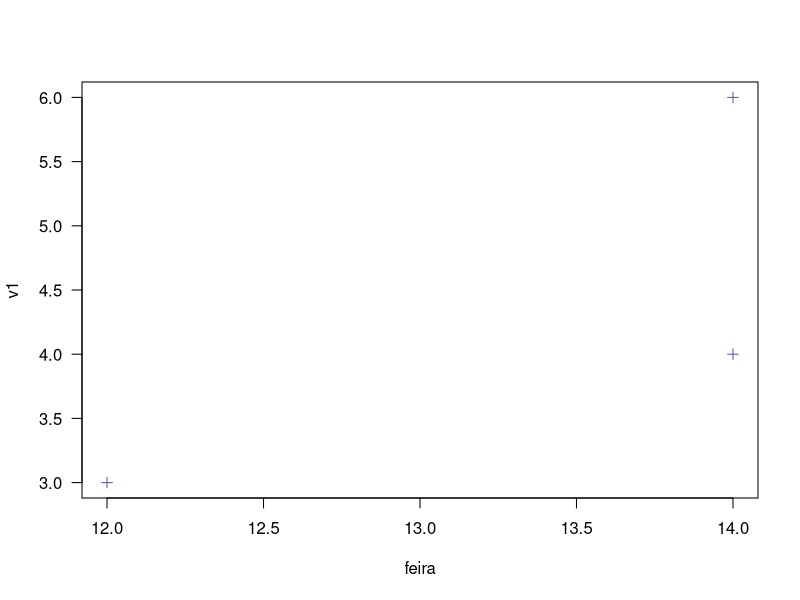
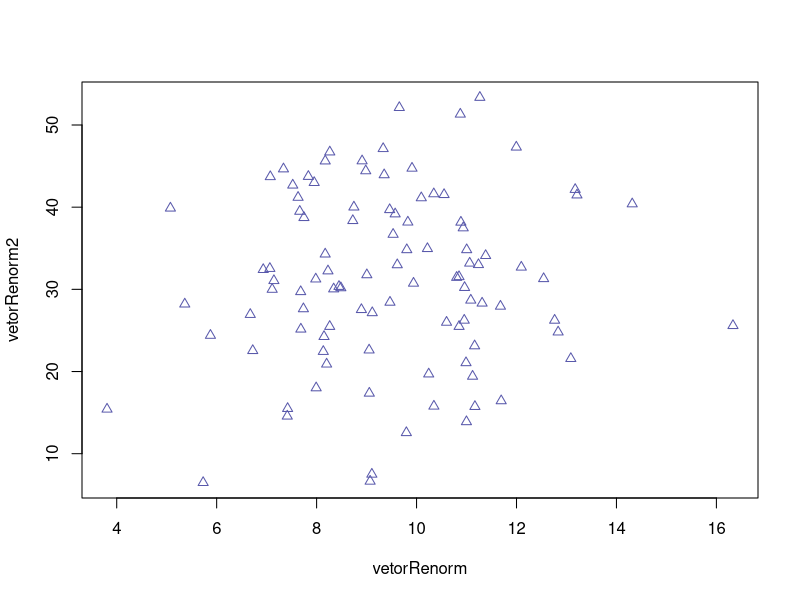

Recreate these plots in R, in order.
rnorm(10, mean = 6, sd = 2)
#o primeiro número é o N
x = c('Thiago', 'Alex', 'Lucas')
x

sample(x, size = 2)
#serve pra amostra, pique um sorteio do banco de dados

sample(x, size = 2, replace = T)
#colocando esse replace = T vc consegue colocar 

sample(rnorm(100),size = 13,  replace = T)

P = c(T,T,F,F)
Q = c(T,F,T,F)
P&Q
P|Q

#É POSSÍVEL VOCÊ SOMAR O N DE TRUE DE UM VETOR  BOLEANA

v1 = c(1,4,6)
c = v1 < 5
c
sum(c)


v1 [c(1:2, 4)]
v1[1] = 3
v1


#ESTRUTURA
#VETOR[SELEÇÃO DE DADOS DENTRO DO VETOR] TRANSFORMAÇÃO



#Se você for fazer alguma operação com um vetor tendo NA, tu tenq colocar o comando, na.rm = TRUE
testeNA = c(NA,NA,NA,33,6,74,35)
media_na= mean(testeNA, na.rm = TRUE)

append(testeNA,
       value = c('NA' = media_na))
#CRIANDO VETOR COM "NAMES"
feira = c('batata', "banana", "pera")
feira = c("batata" = 12, "banana" = 14, "pera" = 14)
feira

nomes = 
  names(feira)


order(nomes)

paste(names(feira), feira)


numeros = c(3,5,7,23,2)
rev(numeros)
#serve pra ver o vetor de ordem trocada, tipo se tu quiser ver os numeros finais de um grande vetor





######################################################GRÁFICOS###############################################################################

#plot(x = NOME DO VETOR 1, y = NOME DO VETOR 2, las = 1:3 (serve pra tu mudar a representação dos números dos eixos), pch = estilo do ponto)
#col serve pra tu mudar a cor do gráfico 
plot(x = feira,
     y = v1,
     las = 1,
     pch = 3,
     col = "#5959AB")

vetorRenorm = rnorm(100, 10, 2)
vetorRenorm2 = rnorm(100, 30, 10)


plot( x = vetorRenorm,
      y = vetorRenorm2,
      pch = 2,
      col = "#5959AB")
#VER MAIS DEPOIS



#########################################################STRINGS##############################################################################
nomes2 = c("Nicolly", "Goinski", "Da Silva")
paste(nomes[1], "é uma gostosa, por isso, seu sobrenome é", nomes2[2])
